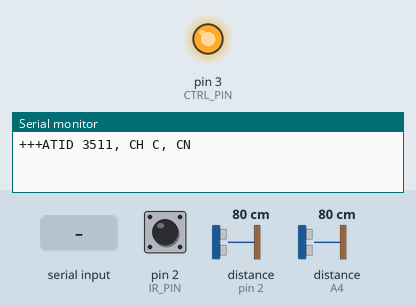
Recording of a sketch running on a simulated Arduino Uno, built with avr-gcc and run on an emulated ATmega328P. Shown: output pins drawn as LEDs (lit = HIGH), the last lines printed to the serial monitor. Wiring (inferred from the names in the program): ultrasonic range finder: trigger A4; echo A4. The test bench sets the inputs (shaded band); at power-on: pin 2 (IR_PIN) LOW, distance to the obstacle (sensors on A4, pin 2) 80 cm. The echo pulse lasts 58.3 µs per cm; pins used as bus, display or sensor lines are not drawn.

Above: at 3.8 s.
3.9 s: "park\n" received over Serial
At 4.9 s:
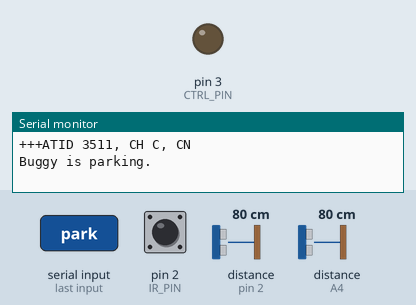
5.4 s: pin 2 (IR_PIN) pulsed HIGH 2 times (0.12 s each, 0.3 s apart)
10.0 s: "stop\n" received over Serial
At 12.8 s:
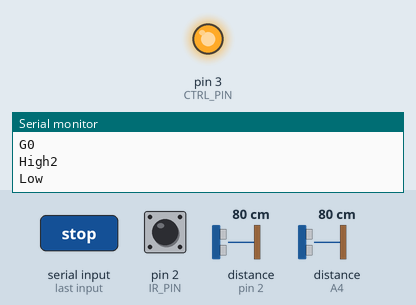
13.5 s: distance to the obstacle (sensor on A4) set to 12 cm
15.2 s: distance to the obstacle (sensor on A4) set to 9 cm
At 17.2 s:
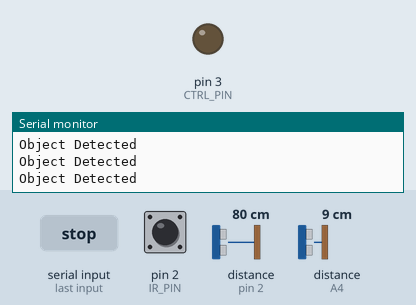
17.5 s: distance to the obstacle (sensor on A4) set to 18 cm
At 18.4 s:
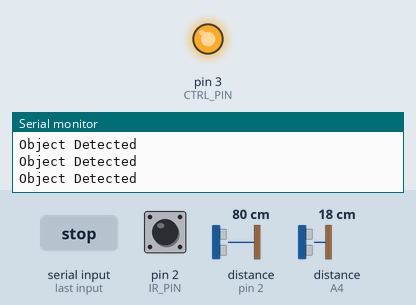
Timing chart, 0 to 20.0 s (numbered marks = the images above; inputs shaded):
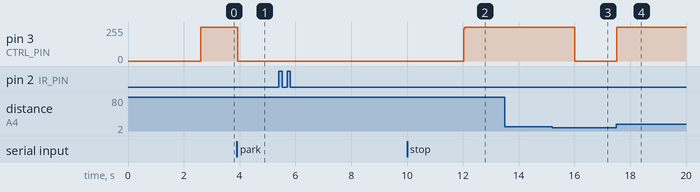

Measured:
- the behaviour switches between 11 and 10 cm on distance to the obstacle (sensor on A4) (found by bisection; images 2 and 3)
- after the input at 3.9 s, pin 3 (CTRL_PIN): 255/255 → 0/255 at once
- after the input at 10.0 s, pin 3 (CTRL_PIN): 0/255 → 255/255 after 2.0 s
- after the input at 13.5 s, every drawn part: stays the same
- after the input at 15.2 s, pin 3 (CTRL_PIN): 255/255 → 0/255 after 0.82 s
- after the input at 17.5 s, pin 3 (CTRL_PIN): 0/255 → 255/255 at once

The sketch:

bronzeSketch.ino
```cpp
// hardware interface
#define CTRL_PIN 3
#define IR_PIN 2

//For buggyControl() to make the buggy do different actions
int RUN = 4;
int STOP = 2;
int LEFT = 6;
int RIGHT = 8;

String inputString = "";
boolean stringComplete = false;
volatile boolean irInterrupt = false;    //IR sensor on buggy
volatile byte state = HIGH;


int gantryCounter = 0;        //for counting how many gantries, to know when to call the parking function

const int pingPin = A4;      // the pin number for the signal
const int powerPin = A3;    // the pin number for the power
const int gndPin = A2;       // the pin number for the gnd
const int enablePin  =  3;
unsigned long currentMillis;
// Variables will change :
float pulse;
boolean ultraSonics = true;   //flag to turn on/off the ultrasonics

unsigned long previousMillis = 0;        // will store last time ultrasonics checked was updated

const long interval = 1000;           // interval at which to check the ultrasonics (milliseconds)

 float distance=pulse/58;

void setup() {
  // put your setup code here, to run once:
  // set the pins INPUT or OUTPUT
  pinMode(CTRL_PIN, OUTPUT);
  digitalWrite(CTRL_PIN, LOW);
  pinMode(IR_PIN, INPUT);  attachInterrupt(digitalPinToInterrupt(IR_PIN), blink9, RISING);

  //set up serial comms
  Serial.begin(9600); //Initiate Serial communication at 9600 baud
  Serial.print("+++"); // Enter xbee AT command mode
  delay(1500); // Guard time
  Serial.println("ATID 3511, CH C, CN"); // Our specific PAN ID is 3511. Channel: C
  delay(1100);

  while (Serial.read() != -1) {}; //get rid of OKs

  // set the digital pin as output:
  pinMode(pingPin, OUTPUT);
  pinMode(powerPin, OUTPUT);
  pinMode(gndPin, OUTPUT);
  //Power the module
  digitalWrite(powerPin, HIGH);
  digitalWrite(gndPin, LOW);
  digitalWrite(enablePin, HIGH);

  Serial.begin(9600);

}


void loop() {


  digitalWrite(CTRL_PIN, HIGH);

      if (stringComplete) {                       //if what is written into the pc console is any version of "Go"
        inputString.toLowerCase();
          if (inputString.indexOf("go") != -1) {
            writeXbee("High");                    //Message back to console
            buggyControl(RUN);

      }
          else if (inputString.indexOf("stop") != -1) {
            writeXbee("Low");
            buggyControl(STOP);

      }

          else if (inputString.indexOf("park") != -1) {
            writeXbee("Buggy is parking.");
            buggyPark();

      }
          else {
            writeXbee("NOT MESSAGE\n");
      }


     stringComplete = false;
     inputString = "";

   }


  if (irInterrupt) {         //If the buggy comes under a Gantry (I.E IR sensor on buggy detects IR light from above)

    buggyControl(STOP);
    int gantry = readGantry();

    writeXbee("G" + String(gantry));
    delay(1000);

         if (gantryCounter == 2) {     //Buggy comes under the second Gantry twice and must park

            writeXbee("Two laps completed.\n");
            buggyPark();
            digitalWrite(pingPin,LOW);

            irInterrupt = false;
    }


    else {

      irInterrupt = false;

      writeXbee("High2");
      buggyControl(RUN);
    }

  }


  // Ultrasonics
  currentMillis = millis();

 if (currentMillis - previousMillis >= interval) {
    // save the last time you checked the ultrasonics
    previousMillis = currentMillis;

    if (ultraSonics) //ultrasonics turned on (true/false)
    {


      if (ultraSonicDet()) { //if object detected


        Serial.println("object detected");
        writeXbee("Object Detected");
        buggyControl(STOP);

        while (ultraSonicDet() ){
          writeXbee("Object Detected");

        }


           buggyControl(RUN);
      }

    }

  }
}

//End of the main loop

void serialEvent() {                //Messages from the PC Xbee
  while (Serial.available()) {
    // get the new byte:
    char inChar = (char)Serial.read();
    // add it to the inputString:
    inputString += inChar;
    // if the incoming character is a newline, set a flag
    // so the main loop can do something about it:
    if (inChar == '\n') {
      stringComplete = true;
    }
  }
}

// write to Xbee

void writeXbee(String message) {
  Serial.println(message);    //This prints things onto the PC
  Serial.flush();
}

void buggyControl(int x) {     //buggyControl() works by sending pulses to the BCC and then the HBridge

  digitalWrite(CTRL_PIN, LOW);
  delay(2);
  digitalWrite(CTRL_PIN, HIGH);
  delay(x);                         //The Hbridge makes the buggy do different functions
  digitalWrite(CTRL_PIN, LOW);      //depending on how long the pulses are (Thats the "x")
  delay(2);
}

void blink9(){
irInterrupt = true;
}

int readGantry () {
  while (digitalRead(IR_PIN) != LOW);
  int duration = pulseIn(2, HIGH);

  if ( duration >= 500 && duration <= 1500) {

    return 1;
  }

  else if ( duration >= 1500 && duration <= 2500) {
   gantryCounter++;                                    //Buggy must park on the second lap after gantry 2
    return 2;
  }

  else if ( duration >= 2500 && duration <= 3500) {

    return 3;
  }


}

void buggyPark() {      //buggyPark() calls on the buggyControl function to generate actions such as left override for different amounts of time
  buggyControl(LEFT);
  delay(3000);
  buggyControl(RUN);    //Buggy goes along inside track for a little while
  delay(4000);
  buggyControl(STOP);   //Then stops at a parking space.

}


boolean ultraSonicDet()
{

        pinMode(pingPin, OUTPUT);

        digitalWrite(pingPin, HIGH);
        delayMicroseconds(10);

        digitalWrite(pingPin,LOW);       //Turn ultrasonic pulse generator off

        delayMicroseconds(10);


        pinMode(pingPin, INPUT);

        delayMicroseconds(10);
        pulse = pulseIn(pingPin, HIGH);

        float distance=pulse/58;

        if (distance < 10)               //10cm
             return true;
         else
             return false;


}
```
